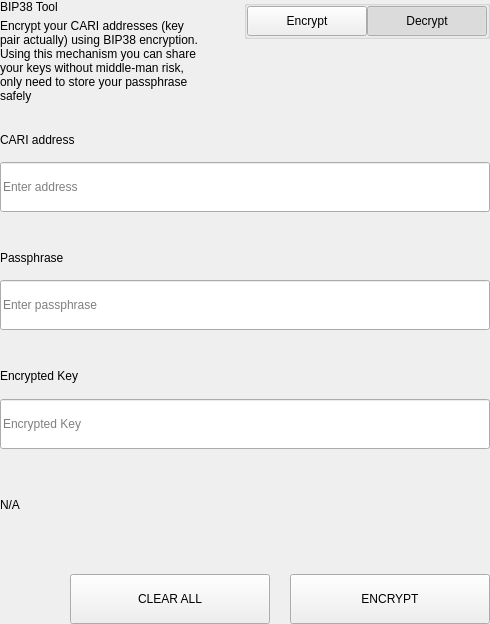
<?xml version="1.0" encoding="UTF-8"?>
<ui version="4.0">
 <class>SettingsBitToolWidget</class>
 <widget class="QWidget" name="SettingsBitToolWidget">
  <property name="geometry">
   <rect>
    <x>0</x>
    <y>0</y>
    <width>490</width>
    <height>624</height>
   </rect>
  </property>
  <property name="windowTitle">
   <string>Form</string>
  </property>
  <layout class="QVBoxLayout" name="verticalLayout">
   <property name="spacing">
    <number>0</number>
   </property>
   <property name="leftMargin">
    <number>0</number>
   </property>
   <property name="topMargin">
    <number>0</number>
   </property>
   <property name="rightMargin">
    <number>0</number>
   </property>
   <property name="bottomMargin">
    <number>0</number>
   </property>
   <item>
    <widget class="QWidget" name="left" native="true">
     <layout class="QVBoxLayout" name="verticalLayout_3">
      <property name="leftMargin">
       <number>0</number>
      </property>
      <property name="topMargin">
       <number>0</number>
      </property>
      <property name="rightMargin">
       <number>0</number>
      </property>
      <property name="bottomMargin">
       <number>0</number>
      </property>
      <item>
       <layout class="QVBoxLayout" name="verticalLayout_2">
        <property name="spacing">
         <number>0</number>
        </property>
        <item>
         <layout class="QHBoxLayout" name="horizontalLayout_3" stretch="3,1">
          <property name="spacing">
           <number>40</number>
          </property>
          <item>
           <layout class="QVBoxLayout" name="verticalLayoutTitle">
            <property name="spacing">
             <number>5</number>
            </property>
            <item>
             <widget class="QLabel" name="labelTitle">
              <property name="text">
               <string>BIP38 Tool</string>
              </property>
             </widget>
            </item>
            <item>
             <widget class="QLabel" name="labelSubtitle1">
              <property name="text">
               <string>Encrypt your CARI addresses (key pair actually) using BIP38 encryption.
Using this mechanism you can share your keys without middle-man risk, only need to store your passphrase safely</string>
              </property>
              <property name="wordWrap">
               <bool>true</bool>
              </property>
             </widget>
            </item>
           </layout>
          </item>
          <item alignment="Qt::AlignTop">
           <widget class="QGroupBox" name="groupBox">
            <property name="title">
             <string/>
            </property>
            <property name="alignment">
             <set>Qt::AlignLeading|Qt::AlignLeft|Qt::AlignTop</set>
            </property>
            <layout class="QHBoxLayout" name="horizontalLayout_4">
             <property name="spacing">
              <number>0</number>
             </property>
             <property name="leftMargin">
              <number>0</number>
             </property>
             <property name="topMargin">
              <number>0</number>
             </property>
             <property name="rightMargin">
              <number>0</number>
             </property>
             <property name="bottomMargin">
              <number>0</number>
             </property>
             <item>
              <spacer name="horizontalSpacer">
               <property name="orientation">
                <enum>Qt::Horizontal</enum>
               </property>
               <property name="sizeHint" stdset="0">
                <size>
                 <width>40</width>
                 <height>20</height>
                </size>
               </property>
              </spacer>
             </item>
             <item>
              <widget class="QPushButton" name="pushLeft">
               <property name="minimumSize">
                <size>
                 <width>120</width>
                 <height>30</height>
                </size>
               </property>
               <property name="maximumSize">
                <size>
                 <width>120</width>
                 <height>30</height>
                </size>
               </property>
               <property name="focusPolicy">
                <enum>Qt::NoFocus</enum>
               </property>
               <property name="text">
                <string>Encrypt</string>
               </property>
               <property name="checkable">
                <bool>true</bool>
               </property>
               <property name="autoExclusive">
                <bool>true</bool>
               </property>
              </widget>
             </item>
             <item>
              <widget class="QPushButton" name="pushRight">
               <property name="minimumSize">
                <size>
                 <width>120</width>
                 <height>30</height>
                </size>
               </property>
               <property name="maximumSize">
                <size>
                 <width>120</width>
                 <height>30</height>
                </size>
               </property>
               <property name="focusPolicy">
                <enum>Qt::NoFocus</enum>
               </property>
               <property name="text">
                <string>Decrypt</string>
               </property>
               <property name="checkable">
                <bool>true</bool>
               </property>
               <property name="checked">
                <bool>true</bool>
               </property>
               <property name="autoExclusive">
                <bool>true</bool>
               </property>
              </widget>
             </item>
            </layout>
           </widget>
          </item>
         </layout>
        </item>
        <item>
         <widget class="QStackedWidget" name="stackedWidget">
          <property name="currentIndex">
           <number>1</number>
          </property>
          <widget class="QWidget" name="pageDecrypt">
           <layout class="QVBoxLayout" name="verticalLayout_5">
            <property name="spacing">
             <number>0</number>
            </property>
            <property name="leftMargin">
             <number>0</number>
            </property>
            <property name="topMargin">
             <number>0</number>
            </property>
            <property name="rightMargin">
             <number>0</number>
            </property>
            <property name="bottomMargin">
             <number>0</number>
            </property>
            <item>
             <widget class="QWidget" name="widget" native="true">
              <property name="minimumSize">
               <size>
                <width>0</width>
                <height>100</height>
               </size>
              </property>
              <layout class="QVBoxLayout" name="verticalLayout_4">
               <property name="spacing">
                <number>0</number>
               </property>
               <property name="leftMargin">
                <number>0</number>
               </property>
               <property name="topMargin">
                <number>0</number>
               </property>
               <property name="rightMargin">
                <number>0</number>
               </property>
               <property name="bottomMargin">
                <number>0</number>
               </property>
               <item>
                <spacer name="verticalSpacer_2">
                 <property name="orientation">
                  <enum>Qt::Vertical</enum>
                 </property>
                 <property name="sizeType">
                  <enum>QSizePolicy::Fixed</enum>
                 </property>
                 <property name="sizeHint" stdset="0">
                  <size>
                   <width>20</width>
                   <height>20</height>
                  </size>
                 </property>
                </spacer>
               </item>
               <item>
                <layout class="QHBoxLayout" name="horizontalLayout_6" stretch="2">
                 <property name="spacing">
                  <number>0</number>
                 </property>
                 <item>
                  <layout class="QVBoxLayout" name="verticalLayout_7">
                   <property name="spacing">
                    <number>9</number>
                   </property>
                   <item>
                    <widget class="QLabel" name="labelSubtitleKey">
                     <property name="minimumSize">
                      <size>
                       <width>0</width>
                       <height>20</height>
                      </size>
                     </property>
                     <property name="maximumSize">
                      <size>
                       <width>16777215</width>
                       <height>20</height>
                      </size>
                     </property>
                     <property name="text">
                      <string>Encrypted key</string>
                     </property>
                    </widget>
                   </item>
                   <item>
                    <widget class="QLineEdit" name="lineEditKey">
                     <property name="minimumSize">
                      <size>
                       <width>0</width>
                       <height>50</height>
                      </size>
                     </property>
                     <property name="maximumSize">
                      <size>
                       <width>16777215</width>
                       <height>50</height>
                      </size>
                     </property>
                     <property name="placeholderText">
                      <string>Enter a encrypted key</string>
                     </property>
                    </widget>
                   </item>
                  </layout>
                 </item>
                </layout>
               </item>
               <item>
                <spacer name="verticalSpacer_3">
                 <property name="orientation">
                  <enum>Qt::Vertical</enum>
                 </property>
                 <property name="sizeType">
                  <enum>QSizePolicy::Fixed</enum>
                 </property>
                 <property name="sizeHint" stdset="0">
                  <size>
                   <width>20</width>
                   <height>20</height>
                  </size>
                 </property>
                </spacer>
               </item>
               <item>
                <layout class="QVBoxLayout" name="verticalLayout_9">
                 <property name="spacing">
                  <number>9</number>
                 </property>
                 <item>
                  <widget class="QLabel" name="labelSubtitlePassphrase">
                   <property name="maximumSize">
                    <size>
                     <width>16777215</width>
                     <height>20</height>
                    </size>
                   </property>
                   <property name="text">
                    <string>Passphrase</string>
                   </property>
                  </widget>
                 </item>
                 <item>
                  <widget class="QLineEdit" name="lineEditPassphrase">
                   <property name="minimumSize">
                    <size>
                     <width>0</width>
                     <height>50</height>
                    </size>
                   </property>
                   <property name="maximumSize">
                    <size>
                     <width>16777215</width>
                     <height>50</height>
                    </size>
                   </property>
                   <property name="placeholderText">
                    <string>Enter a passphrase</string>
                   </property>
                  </widget>
                 </item>
                </layout>
               </item>
               <item>
                <spacer name="verticalSpacer_4">
                 <property name="orientation">
                  <enum>Qt::Vertical</enum>
                 </property>
                 <property name="sizeType">
                  <enum>QSizePolicy::Fixed</enum>
                 </property>
                 <property name="sizeHint" stdset="0">
                  <size>
                   <width>20</width>
                   <height>20</height>
                  </size>
                 </property>
                </spacer>
               </item>
               <item>
                <widget class="QWidget" name="widget_3" native="true">
                 <property name="sizePolicy">
                  <sizepolicy hsizetype="Preferred" vsizetype="Fixed">
                   <horstretch>0</horstretch>
                   <verstretch>0</verstretch>
                  </sizepolicy>
                 </property>
                 <layout class="QVBoxLayout" name="verticalLayout_10">
                  <property name="spacing">
                   <number>9</number>
                  </property>
                  <property name="leftMargin">
                   <number>0</number>
                  </property>
                  <property name="topMargin">
                   <number>0</number>
                  </property>
                  <property name="rightMargin">
                   <number>0</number>
                  </property>
                  <property name="bottomMargin">
                   <number>0</number>
                  </property>
                  <item>
                   <widget class="QLabel" name="labelSubtitleDecryptResult">
                    <property name="minimumSize">
                     <size>
                      <width>0</width>
                      <height>20</height>
                     </size>
                    </property>
                    <property name="maximumSize">
                     <size>
                      <width>16777215</width>
                      <height>20</height>
                     </size>
                    </property>
                    <property name="text">
                     <string>Decrypted address result</string>
                    </property>
                   </widget>
                  </item>
                  <item>
                   <widget class="QWidget" name="widget_4" native="true">
                    <layout class="QHBoxLayout" name="horizontalLayout" stretch="6,0,1">
                     <property name="spacing">
                      <number>0</number>
                     </property>
                     <property name="leftMargin">
                      <number>0</number>
                     </property>
                     <property name="topMargin">
                      <number>0</number>
                     </property>
                     <property name="rightMargin">
                      <number>0</number>
                     </property>
                     <property name="bottomMargin">
                      <number>0</number>
                     </property>
                     <item alignment="Qt::AlignVCenter">
                      <widget class="QLineEdit" name="lineEditDecryptResult">
                       <property name="minimumSize">
                        <size>
                         <width>0</width>
                         <height>50</height>
                        </size>
                       </property>
                       <property name="maximumSize">
                        <size>
                         <width>16777215</width>
                         <height>50</height>
                        </size>
                       </property>
                       <property name="placeholderText">
                        <string>Decrypted Address</string>
                       </property>
                      </widget>
                     </item>
                     <item>
                      <spacer name="horizontalSpacer_4">
                       <property name="orientation">
                        <enum>Qt::Horizontal</enum>
                       </property>
                       <property name="sizeType">
                        <enum>QSizePolicy::Fixed</enum>
                       </property>
                       <property name="sizeHint" stdset="0">
                        <size>
                         <width>20</width>
                         <height>50</height>
                        </size>
                       </property>
                      </spacer>
                     </item>
                     <item>
                      <widget class="QPushButton" name="pushButtonImport">
                       <property name="minimumSize">
                        <size>
                         <width>140</width>
                         <height>40</height>
                        </size>
                       </property>
                       <property name="text">
                        <string>Import Address</string>
                       </property>
                      </widget>
                     </item>
                    </layout>
                   </widget>
                  </item>
                 </layout>
                </widget>
               </item>
               <item>
                <widget class="QLabel" name="statusLabel_DEC">
                 <property name="maximumSize">
                  <size>
                   <width>16777215</width>
                   <height>40</height>
                  </size>
                 </property>
                 <property name="text">
                  <string/>
                 </property>
                </widget>
               </item>
               <item>
                <spacer name="verticalSpacer">
                 <property name="orientation">
                  <enum>Qt::Vertical</enum>
                 </property>
                 <property name="sizeType">
                  <enum>QSizePolicy::Preferred</enum>
                 </property>
                 <property name="sizeHint" stdset="0">
                  <size>
                   <width>20</width>
                   <height>20</height>
                  </size>
                 </property>
                </spacer>
               </item>
               <item>
                <layout class="QHBoxLayout" name="horizontalLayout_7">
                 <property name="spacing">
                  <number>0</number>
                 </property>
                 <item>
                  <spacer name="horizontalSpacer_5">
                   <property name="orientation">
                    <enum>Qt::Horizontal</enum>
                   </property>
                   <property name="sizeType">
                    <enum>QSizePolicy::Expanding</enum>
                   </property>
                   <property name="sizeHint" stdset="0">
                    <size>
                     <width>40</width>
                     <height>20</height>
                    </size>
                   </property>
                  </spacer>
                 </item>
                 <item>
                  <widget class="QPushButton" name="pushButtonDecryptClear">
                   <property name="minimumSize">
                    <size>
                     <width>200</width>
                     <height>50</height>
                    </size>
                   </property>
                   <property name="maximumSize">
                    <size>
                     <width>200</width>
                     <height>50</height>
                    </size>
                   </property>
                   <property name="text">
                    <string>CLEAR</string>
                   </property>
                  </widget>
                 </item>
                 <item>
                  <spacer name="horizontalSpacer_3">
                   <property name="orientation">
                    <enum>Qt::Horizontal</enum>
                   </property>
                   <property name="sizeType">
                    <enum>QSizePolicy::Fixed</enum>
                   </property>
                   <property name="sizeHint" stdset="0">
                    <size>
                     <width>20</width>
                     <height>20</height>
                    </size>
                   </property>
                  </spacer>
                 </item>
                 <item>
                  <widget class="QPushButton" name="pushButtonDecrypt">
                   <property name="minimumSize">
                    <size>
                     <width>200</width>
                     <height>50</height>
                    </size>
                   </property>
                   <property name="maximumSize">
                    <size>
                     <width>200</width>
                     <height>50</height>
                    </size>
                   </property>
                   <property name="text">
                    <string>DECRYPT KEY</string>
                   </property>
                  </widget>
                 </item>
                </layout>
               </item>
              </layout>
             </widget>
            </item>
           </layout>
          </widget>
          <widget class="QWidget" name="pageEncrypt">
           <layout class="QVBoxLayout" name="verticalLayout_11">
            <property name="spacing">
             <number>0</number>
            </property>
            <property name="leftMargin">
             <number>0</number>
            </property>
            <property name="topMargin">
             <number>0</number>
            </property>
            <property name="rightMargin">
             <number>0</number>
            </property>
            <property name="bottomMargin">
             <number>0</number>
            </property>
            <item>
             <spacer name="verticalSpacer_8">
              <property name="orientation">
               <enum>Qt::Vertical</enum>
              </property>
              <property name="sizeType">
               <enum>QSizePolicy::Fixed</enum>
              </property>
              <property name="sizeHint" stdset="0">
               <size>
                <width>20</width>
                <height>20</height>
               </size>
              </property>
             </spacer>
            </item>
            <item>
             <widget class="QWidget" name="containerAddressEnc" native="true">
              <layout class="QVBoxLayout" name="containerAddressEncLayout">
               <property name="spacing">
                <number>5</number>
               </property>
               <property name="leftMargin">
                <number>0</number>
               </property>
               <property name="topMargin">
                <number>0</number>
               </property>
               <property name="rightMargin">
                <number>0</number>
               </property>
               <property name="bottomMargin">
                <number>0</number>
               </property>
               <item>
                <widget class="QLabel" name="labelSubtitleAddress">
                 <property name="minimumSize">
                  <size>
                   <width>0</width>
                   <height>20</height>
                  </size>
                 </property>
                 <property name="maximumSize">
                  <size>
                   <width>16777215</width>
                   <height>20</height>
                  </size>
                 </property>
                 <property name="text">
                  <string>CARI address</string>
                 </property>
                </widget>
               </item>
               <item>
                <widget class="QLineEdit" name="addressIn_ENC">
                 <property name="minimumSize">
                  <size>
                   <width>0</width>
                   <height>50</height>
                  </size>
                 </property>
                 <property name="placeholderText">
                  <string>Enter address</string>
                 </property>
                </widget>
               </item>
              </layout>
             </widget>
            </item>
            <item>
             <spacer name="verticalSpacer_6">
              <property name="orientation">
               <enum>Qt::Vertical</enum>
              </property>
              <property name="sizeType">
               <enum>QSizePolicy::Fixed</enum>
              </property>
              <property name="sizeHint" stdset="0">
               <size>
                <width>20</width>
                <height>20</height>
               </size>
              </property>
             </spacer>
            </item>
            <item>
             <widget class="QWidget" name="containerAddress" native="true">
              <layout class="QHBoxLayout" name="horizontalLayout_9" stretch="2">
               <property name="spacing">
                <number>0</number>
               </property>
               <property name="leftMargin">
                <number>0</number>
               </property>
               <property name="topMargin">
                <number>0</number>
               </property>
               <property name="rightMargin">
                <number>0</number>
               </property>
               <property name="bottomMargin">
                <number>0</number>
               </property>
               <item>
                <layout class="QVBoxLayout" name="verticalLayout_8">
                 <property name="spacing">
                  <number>5</number>
                 </property>
                 <item>
                  <widget class="QLabel" name="labelSubtitleMessage">
                   <property name="minimumSize">
                    <size>
                     <width>0</width>
                     <height>20</height>
                    </size>
                   </property>
                   <property name="maximumSize">
                    <size>
                     <width>16777215</width>
                     <height>20</height>
                    </size>
                   </property>
                   <property name="text">
                    <string>Passphrase</string>
                   </property>
                  </widget>
                 </item>
                 <item>
                  <widget class="QLineEdit" name="passphraseIn_ENC">
                   <property name="minimumSize">
                    <size>
                     <width>0</width>
                     <height>50</height>
                    </size>
                   </property>
                   <property name="maximumSize">
                    <size>
                     <width>16777215</width>
                     <height>50</height>
                    </size>
                   </property>
                   <property name="placeholderText">
                    <string>Enter passphrase</string>
                   </property>
                  </widget>
                 </item>
                </layout>
               </item>
              </layout>
             </widget>
            </item>
            <item>
             <spacer name="verticalSpacer_7">
              <property name="orientation">
               <enum>Qt::Vertical</enum>
              </property>
              <property name="sizeType">
               <enum>QSizePolicy::Fixed</enum>
              </property>
              <property name="sizeHint" stdset="0">
               <size>
                <width>20</width>
                <height>20</height>
               </size>
              </property>
             </spacer>
            </item>
            <item>
             <widget class="QWidget" name="widget_2" native="true">
              <property name="minimumSize">
               <size>
                <width>0</width>
                <height>75</height>
               </size>
              </property>
              <property name="maximumSize">
               <size>
                <width>16777215</width>
                <height>16777215</height>
               </size>
              </property>
              <layout class="QVBoxLayout" name="verticalLayout_6">
               <property name="leftMargin">
                <number>0</number>
               </property>
               <property name="topMargin">
                <number>0</number>
               </property>
               <property name="rightMargin">
                <number>0</number>
               </property>
               <property name="bottomMargin">
                <number>0</number>
               </property>
               <item>
                <widget class="QLabel" name="labelSubtitleEncryptedKey">
                 <property name="minimumSize">
                  <size>
                   <width>0</width>
                   <height>20</height>
                  </size>
                 </property>
                 <property name="maximumSize">
                  <size>
                   <width>16777215</width>
                   <height>20</height>
                  </size>
                 </property>
                 <property name="text">
                  <string>Encrypted Key</string>
                 </property>
                </widget>
               </item>
               <item>
                <widget class="QLineEdit" name="encryptedKeyOut_ENC">
                 <property name="minimumSize">
                  <size>
                   <width>0</width>
                   <height>50</height>
                  </size>
                 </property>
                 <property name="placeholderText">
                  <string>Encrypted Key</string>
                 </property>
                </widget>
               </item>
              </layout>
             </widget>
            </item>
            <item>
             <widget class="QLabel" name="statusLabel_ENC">
              <property name="text">
               <string notr="true">N/A</string>
              </property>
             </widget>
            </item>
            <item>
             <spacer name="verticalSpacer_5">
              <property name="orientation">
               <enum>Qt::Vertical</enum>
              </property>
              <property name="sizeType">
               <enum>QSizePolicy::Fixed</enum>
              </property>
              <property name="sizeHint" stdset="0">
               <size>
                <width>20</width>
                <height>20</height>
               </size>
              </property>
             </spacer>
            </item>
            <item>
             <layout class="QHBoxLayout" name="horizontalLayout_8">
              <property name="spacing">
               <number>0</number>
              </property>
              <item>
               <spacer name="horizontalSpacer_6">
                <property name="orientation">
                 <enum>Qt::Horizontal</enum>
                </property>
                <property name="sizeType">
                 <enum>QSizePolicy::Expanding</enum>
                </property>
                <property name="sizeHint" stdset="0">
                 <size>
                  <width>40</width>
                  <height>20</height>
                 </size>
                </property>
               </spacer>
              </item>
              <item>
               <widget class="QPushButton" name="pushButtonClear">
                <property name="minimumSize">
                 <size>
                  <width>200</width>
                  <height>50</height>
                 </size>
                </property>
                <property name="focusPolicy">
                 <enum>Qt::NoFocus</enum>
                </property>
                <property name="text">
                 <string>CLEAR ALL</string>
                </property>
               </widget>
              </item>
              <item>
               <spacer name="horizontalSpacer_2">
                <property name="orientation">
                 <enum>Qt::Horizontal</enum>
                </property>
                <property name="sizeType">
                 <enum>QSizePolicy::Fixed</enum>
                </property>
                <property name="sizeHint" stdset="0">
                 <size>
                  <width>20</width>
                  <height>20</height>
                 </size>
                </property>
               </spacer>
              </item>
              <item>
               <widget class="QPushButton" name="pushButtonEncrypt">
                <property name="minimumSize">
                 <size>
                  <width>200</width>
                  <height>50</height>
                 </size>
                </property>
                <property name="maximumSize">
                 <size>
                  <width>200</width>
                  <height>50</height>
                 </size>
                </property>
                <property name="focusPolicy">
                 <enum>Qt::NoFocus</enum>
                </property>
                <property name="text">
                 <string>ENCRYPT</string>
                </property>
               </widget>
              </item>
             </layout>
            </item>
           </layout>
          </widget>
         </widget>
        </item>
       </layout>
      </item>
     </layout>
    </widget>
   </item>
  </layout>
 </widget>
 <resources/>
 <connections/>
</ui>
